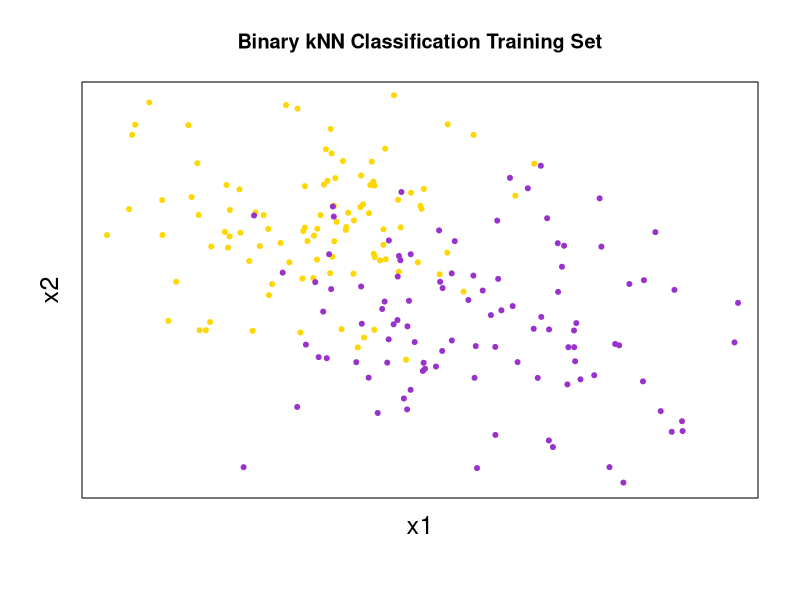
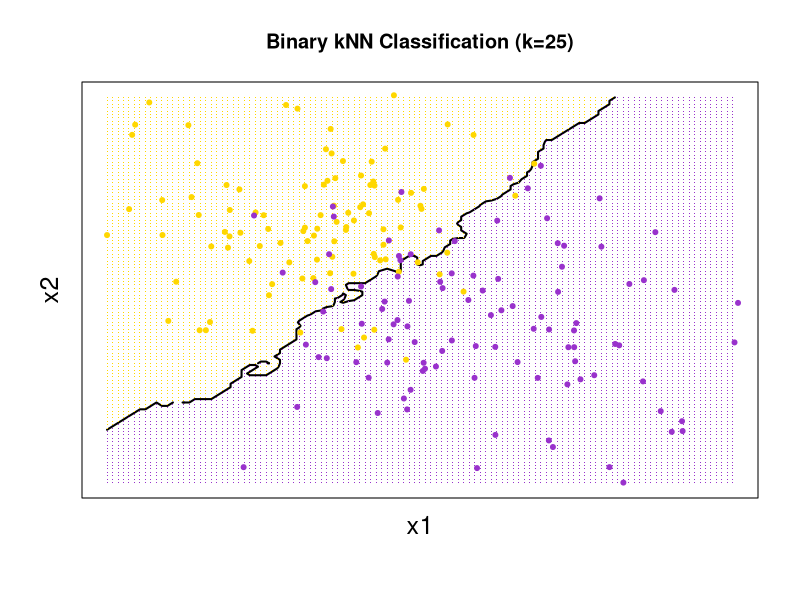

R code for these plots, in order:
# bi-variate normal distributions
library(MASS)
a <- mvrnorm(n=100, mu=c(0.0, 1.5), Sigma=matrix(c(1,0,0,1), nrow=2, ncol=2))
b <- mvrnorm(n=100, mu=c(1.5, 0.0), Sigma=matrix(c(1,0,0,1), nrow=2, ncol=2))
a <- cbind(a, 0)
b <- cbind(b, 1)
colnames(a) <- c('x1','x2','class')
colnames(b) <- c('x1','x2','class')
train <- as.data.frame(rbind(a, b))

px1 <- seq(from=min(train$x1), to=max(train$x1), by=0.05)
px2 <- seq(from=min(train$x2), to=max(train$x2), by=0.05)
test <- expand.grid(x1=px1, x2=px2)

# train the knn model
library(class)
numK <- 25
model <- knn(train=train[,1:2], test=test, cl=train[,3], k=numK, prob=TRUE)
prob <- attr(model, "prob")
prob <- ifelse(model==1, prob, 1-prob)
probMat <- matrix(prob, nrow=length(px1), ncol=length(px2))

# plot training set only
plot(a, col="gold", pch=20, main="Binary kNN Classification Training Set",
     axes=FALSE, xlim=c(min(px1),max(px1)), ylim=c(min(px2), max(px2)),
     mgp=c(1,1,0), cex.lab=1.5)
points(b, col="darkorchid", pch=20)
box()

# plot the results
contour(px1, px2, probMat, levels=0.5, lwd=2, labels="", axes=FALSE,
        xlab="x1", ylab="x2", main=paste("Binary kNN Classification (k=", numK, ")", sep=""), mgp=c(1,1,0), cex.lab=1.5)
points(test, pch=".", col=ifelse(probMat>0.5, "darkorchid", "gold"))
points(a, col="gold", pch=20)
points(b, col="darkorchid", pch=20)
box()